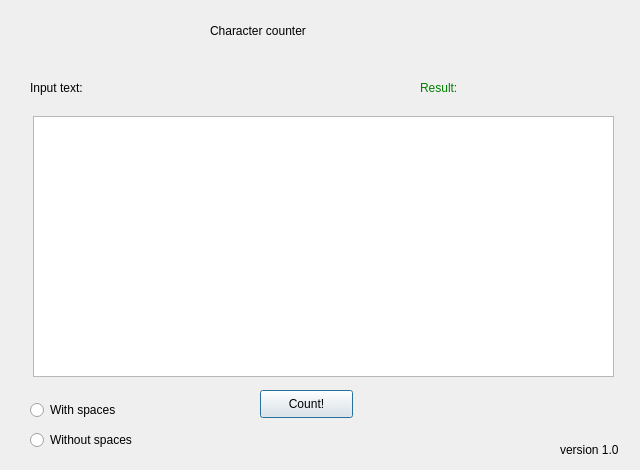
<?xml version="1.0" encoding="UTF-8"?>
<ui version="4.0">
 <class>Dialog</class>
 <widget class="QDialog" name="Dialog">
  <property name="geometry">
   <rect>
    <x>0</x>
    <y>0</y>
    <width>640</width>
    <height>470</height>
   </rect>
  </property>
  <property name="windowTitle">
   <string>Dialog</string>
  </property>
  <property name="styleSheet">
   <string notr="true"/>
  </property>
  <widget class="QPushButton" name="pushButton">
   <property name="geometry">
    <rect>
     <x>260</x>
     <y>390</y>
     <width>93</width>
     <height>28</height>
    </rect>
   </property>
   <property name="styleSheet">
    <string notr="true">font: 8pt &quot;Showcard Gothic&quot;;
</string>
   </property>
   <property name="text">
    <string>Count!</string>
   </property>
  </widget>
  <widget class="QLabel" name="label">
   <property name="geometry">
    <rect>
     <x>210</x>
     <y>20</y>
     <width>221</width>
     <height>21</height>
    </rect>
   </property>
   <property name="styleSheet">
    <string notr="true">font: 12pt &quot;Snap ITC&quot;;
</string>
   </property>
   <property name="text">
    <string>Character counter</string>
   </property>
  </widget>
  <widget class="QLabel" name="label_2">
   <property name="geometry">
    <rect>
     <x>30</x>
     <y>80</y>
     <width>121</width>
     <height>16</height>
    </rect>
   </property>
   <property name="styleSheet">
    <string notr="true">font: 9pt &quot;OCR A Extended&quot;;</string>
   </property>
   <property name="text">
    <string>Input text:</string>
   </property>
  </widget>
  <widget class="QRadioButton" name="radioButton">
   <property name="geometry">
    <rect>
     <x>30</x>
     <y>400</y>
     <width>111</width>
     <height>20</height>
    </rect>
   </property>
   <property name="styleSheet">
    <string notr="true">font: 75 8pt &quot;Segoe Print&quot;;</string>
   </property>
   <property name="text">
    <string>With spaces</string>
   </property>
  </widget>
  <widget class="QRadioButton" name="radioButton_2">
   <property name="geometry">
    <rect>
     <x>30</x>
     <y>430</y>
     <width>141</width>
     <height>20</height>
    </rect>
   </property>
   <property name="styleSheet">
    <string notr="true">font: 75 8pt &quot;Segoe Print&quot;;</string>
   </property>
   <property name="text">
    <string>Without spaces</string>
   </property>
  </widget>
  <widget class="QLabel" name="label_3">
   <property name="geometry">
    <rect>
     <x>560</x>
     <y>440</y>
     <width>81</width>
     <height>20</height>
    </rect>
   </property>
   <property name="styleSheet">
    <string notr="true">font: 87 italic 8pt &quot;Segoe UI Black&quot;;</string>
   </property>
   <property name="text">
    <string>version 1.0</string>
   </property>
  </widget>
  <widget class="QLabel" name="label_4">
   <property name="geometry">
    <rect>
     <x>420</x>
     <y>80</y>
     <width>171</width>
     <height>16</height>
    </rect>
   </property>
   <property name="styleSheet">
    <string notr="true">color:green;font: 15pt &quot;OCR A Extended&quot;;</string>
   </property>
   <property name="text">
    <string>Result:</string>
   </property>
  </widget>
  <widget class="QTextEdit" name="textEdit">
   <property name="geometry">
    <rect>
     <x>33</x>
     <y>116</y>
     <width>581</width>
     <height>261</height>
    </rect>
   </property>
  </widget>
 </widget>
 <resources/>
 <connections/>
</ui>
